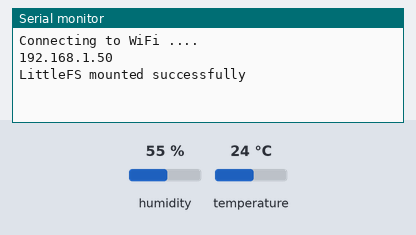
Bench run of a sketch on a simulated ESP8266 (NodeMCU). On the bench: the last lines printed to the serial monitor. The test bench sets the inputs (shaded band); at power-on: humidity 55 %, temperature 24 °C. WiFi joins after 1.5 s; servers stay silent unless stated; storage starts empty.

Above: at 3.2 s.
3.3 s: humidity set to 22 %
At 10.5 s:
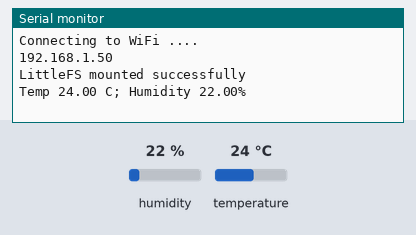
11.5 s: temperature set to 12 °C
13.0 s: humidity set to 40 %
At 20.32 s:
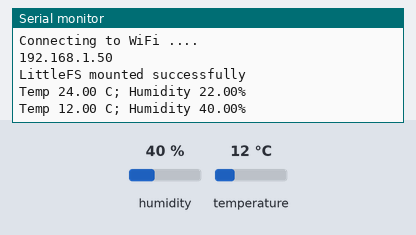

Measured:
- after the input at 3.3 s, the serial monitor: prints a new line after 6.7 s (image 1)
- after the input at 13.0 s, the serial monitor: prints a new line after 7.1 s (image 2)

The sketch:

esp8266_sht21_plots.ino
```cpp
// (licence header left out)
//#include <Arduino.h>
//#include <WiFi.h>
//#include <AsyncTCP.h>
//#include <ESPAsyncWebServer.h>
//#include "SPIFFS.h"
//#include <Arduino_JSON.h>
//#include <OneWire.h>
//#include <DallasTemperature.h>

//#include <EEPROM.h>
#include <SHT21.h>  // include SHT21 library
#include <Arduino.h>
#include <ESP8266WiFi.h>
#include <ESPAsyncTCP.h>
#include <ESPAsyncWebServer.h>
#include "LittleFS.h"
#include <Arduino_JSON.h>
#include <AsyncElegantOTA.h>
#include <Wire.h>

SHT21 sht;

// Replace with your network credentials
const char* ssid = "xxxx";
const char* password = "xxxx";

// Create AsyncWebServer object on port 80
AsyncWebServer server(80);

AsyncWebSocket ws("/ws");
String message = "";
float temp      = 0;
float humidity  = 0;

// Create an Event Source on /events
AsyncEventSource events("/events");

// Json Variable to Hold Sensor Readings
JSONVar readings;

// Timer variables
unsigned long lastTime = 0;
unsigned long timerDelay = 10000;

// Get Sensor Readings and return JSON object
String getSensorReadings(){
  temp      = sht.getTemperature();
  humidity  = sht.getHumidity();
  readings["temperature"] =  String(temp);
  readings["humidity"]    =  String(humidity);
  bool printit = true;
  if (printit) {
    Serial.print("Temp ");
    Serial.print(temp);
    Serial.print(" C; Humidity ");
    Serial.print(humidity);
    Serial.println("%");
  }

  String jsonString = JSON.stringify(readings);
  return jsonString;

  return jsonString;
}

// Initialize LittleFS
void initFS() {
  if (!LittleFS.begin()) {
    Serial.println("An error has occurred while mounting LittleFS");
  }
  else{
   Serial.println("LittleFS mounted successfully");
  }
}

// Initialize WiFi
void initWiFi() {
  WiFi.mode(WIFI_STA);
  WiFi.begin(ssid, password);
  Serial.println();
  Serial.print("Connecting to WiFi ..");
  while (WiFi.status() != WL_CONNECTED) {
    Serial.print('.');
    delay(1000);
  }
  Serial.println();
  Serial.println(WiFi.localIP());
}

void setup() {
  // Serial port for debugging purposes
  Serial.begin(115200);
  Wire.begin();
  initWiFi();
  initFS();

  // Web Server Root URL
  server.on("/", HTTP_GET, [](AsyncWebServerRequest *request){
    request->send(LittleFS, "/index.html", "text/html");
  });

  server.serveStatic("/", LittleFS, "/");

  // Request for the latest sensor readings
  server.on("/readings", HTTP_GET, [](AsyncWebServerRequest *request){
    String json = getSensorReadings();
    request->send(200, "application/json", json);
    json = String();
  });

  events.onConnect([](AsyncEventSourceClient *client){
    if(client->lastId()){
      Serial.printf("Client reconnected! Last message ID that it got is: %u\n", client->lastId());
    }
    // send event with message "hello!", id current millis
    // and set reconnect delay to 1 second
    client->send("hello!", NULL, millis(), 10000);
  });
  server.addHandler(&events);

  AsyncElegantOTA.begin(&server);    // Start AsyncElegantOTA

  // Start server
  server.begin();
}

void loop() {
  if ((millis() - lastTime) > timerDelay) {
    // Send Events to the client with the Sensor Readings Every 10 seconds
    events.send("ping",NULL,millis());
    events.send(getSensorReadings().c_str(),"new_readings" ,millis());
    lastTime = millis();
  }
}
```
